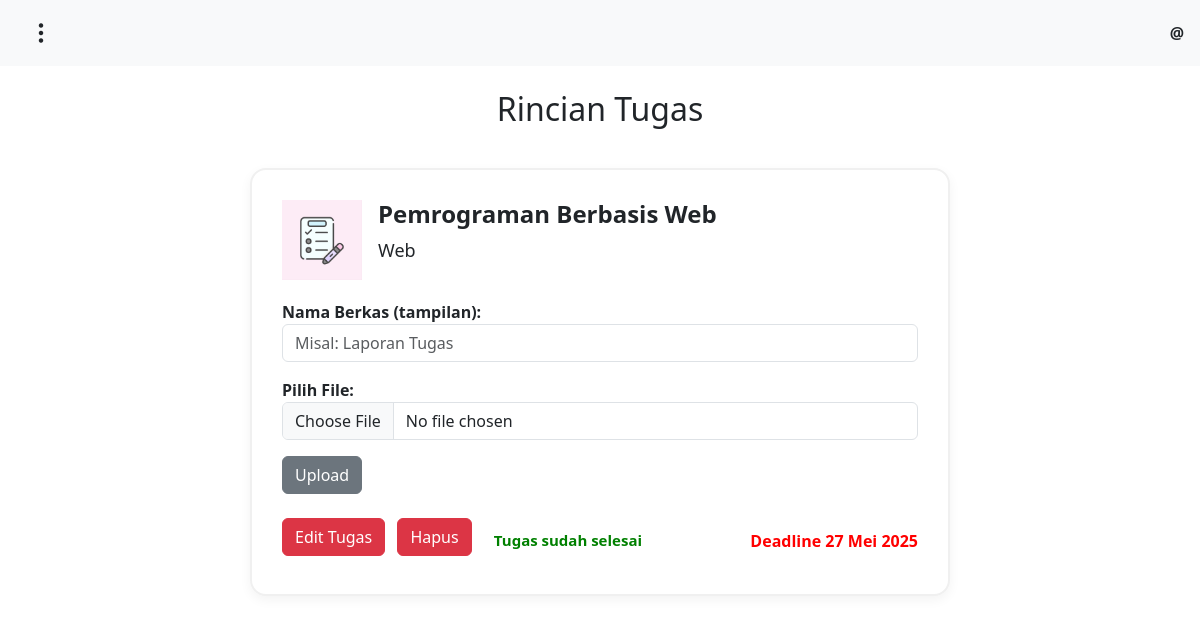
Screenshot of /rinciantugas.php?id=29 with the database file from the repository.
### tables this page shows
CREATE TABLE `tugas` (
  `id_tugas` int(11) NOT NULL,
  `id_user` int(11) NOT NULL,
  `judul` varchar(100) NOT NULL,
  `deskripsi` text NOT NULL,
  `status` enum('Belum Selesai','Selesai') NOT NULL DEFAULT 'Belum Selesai',
  `tenggat_waktu` datetime NOT NULL,
  `dibuat_pada` datetime NOT NULL DEFAULT current_timestamp()
);

### functions.php (called while the page is built, shortened)
<?php
function formatTanggalIndo($tanggal) {
    $bulanIndo = [1 => 'Januari', 2 => 'Februari', 3 => 'Maret', 4 => 'April', 5 => 'Mei',
                  6 => 'Juni', 7 => 'Juli', 8 => 'Agustus', 9 => 'September',
                  10 => 'Oktober', 11 => 'November', 12 => 'Desember'];
    $tanggal = explode(' ', $tanggal)[0];
    $pecah = explode('-', $tanggal);
    $tahun = $pecah[0];
    $bulan = (int)$pecah[1];
    $hari = $pecah[2];
    return $hari . ' ' . $bulanIndo[$bulan] . ' ' . $tahun;
}
?>

### rinciantugas.php (the view, shortened to what this page needs)
<?php
include 'functions.php';
$id_tugas = $_GET['id'];
$query = mysqli_query($conn, "SELECT * FROM tugas WHERE id_tugas = $id_tugas");
$tugas = mysqli_fetch_assoc($query);
$daftar_berkas = [];
?>
<!DOCTYPE html>
<html lang="id">
<head>
  <link href="https://cdn.jsdelivr.net/npm/bootstrap@5.3.3/dist/css/bootstrap.min.css" rel="stylesheet"/>
  <link href="https://cdn.jsdelivr.net/npm/bootstrap-icons@1.10.5/font/bootstrap-icons.css" rel="stylesheet">
  <link rel="stylesheet" href="style.css">
</head>
<body>
  <nav class="navbar navbar-expand-lg bg-light px-3 justify-content-between">
    <button class="btn text-dark me-3" type="button" data-bs-toggle="offcanvas" data-bs-target="#sidebarMenu">
      <i class="bi bi-three-dots-vertical fs-4"></i>
    </button>
    <div class="d-flex align-items-center ms-3">
      <span class="ms-2"><b>@<?= $_SESSION['username'] ?></b></span>
    </div>
  </nav>
  <h2 class="text-center mt-4">Rincian Tugas</h2>
  <div class="task-details-box">
    <div class="d-flex align-items-center mb-3">
          <img src="Icon.jpeg" width="80" class="me-3" alt="Icon">
          <div>
              <h4><b><?= htmlspecialchars($tugas['judul']); ?></b></h4>
              <p style="font-size: 18px;"><?= htmlspecialchars($tugas['deskripsi']); ?></p>
          </div>
      </div>
    <?php if (empty($daftar_berkas)): ?>
      <form action="uploadberkas.php" method="POST" enctype="multipart/form-data" style="max-width: 700px; margin: 20px auto;">
        <div class="mb-3">
            <label for="nama_berkas" style="font-weight: 600">Nama Berkas (tampilan):</label>
            <input type="text" name="nama_berkas" id="nama_berkas" class="form-control" placeholder="Misal: Laporan Tugas" required>
        </div>
        <div class="mb-3">
            <label for="file_berkas" style="font-weight: 600">Pilih File:</label>
            <input type="file" name="file_berkas" id="file_berkas" class="form-control" required>
        </div>
        <button type="submit" class="btn btn-secondary">Upload</button>
      </form>
    <?php endif; ?>
    <div class="mt-4 d-flex justify-content-between align-items-center">
      <div>
        <a href="edittugas.php?id_tugas=<?= $id_tugas ?>" class="btn btn-danger me-2 mb-2">Edit Tugas</a>
        <a href="#" class="btn btn-danger me-2 mb-2" onclick="hapus(<?= $id_tugas?>); return false;">Hapus</a>
        <?php if ($tugas['status'] === 'Selesai'): ?>
          <span style="color: green; font-size: 15px; margin-left: 10px"><b>Tugas sudah selesai</b></span>
        <?php else: ?>
          <button onclick="selesai()" class="btn btn-dark mb-2"><b>Tandai Selesai</b></button>
        <?php endif; ?>
      </div>
      <span class="deadline">Deadline <?= formatTanggalIndo($tugas['tenggat_waktu']) ?></span>
    </div>
  </div>
</body>
</html>

### style.css (style rules this page uses)
.deadline { color: red; font-weight: 600; }
.task-details-box { background-color: #ffffff; border: 2px solid #f0f0f0; border-radius: 16px; padding: 30px; box-shadow: 0 4px 12px rgba(0, 0, 0, 0.05); margin: 40px auto; max-width: 700px; }

### rows the page displays
tugas: judul "Pemrograman Berbasis Web", deskripsi "Web", tenggat_waktu "27 Mei 2025"
